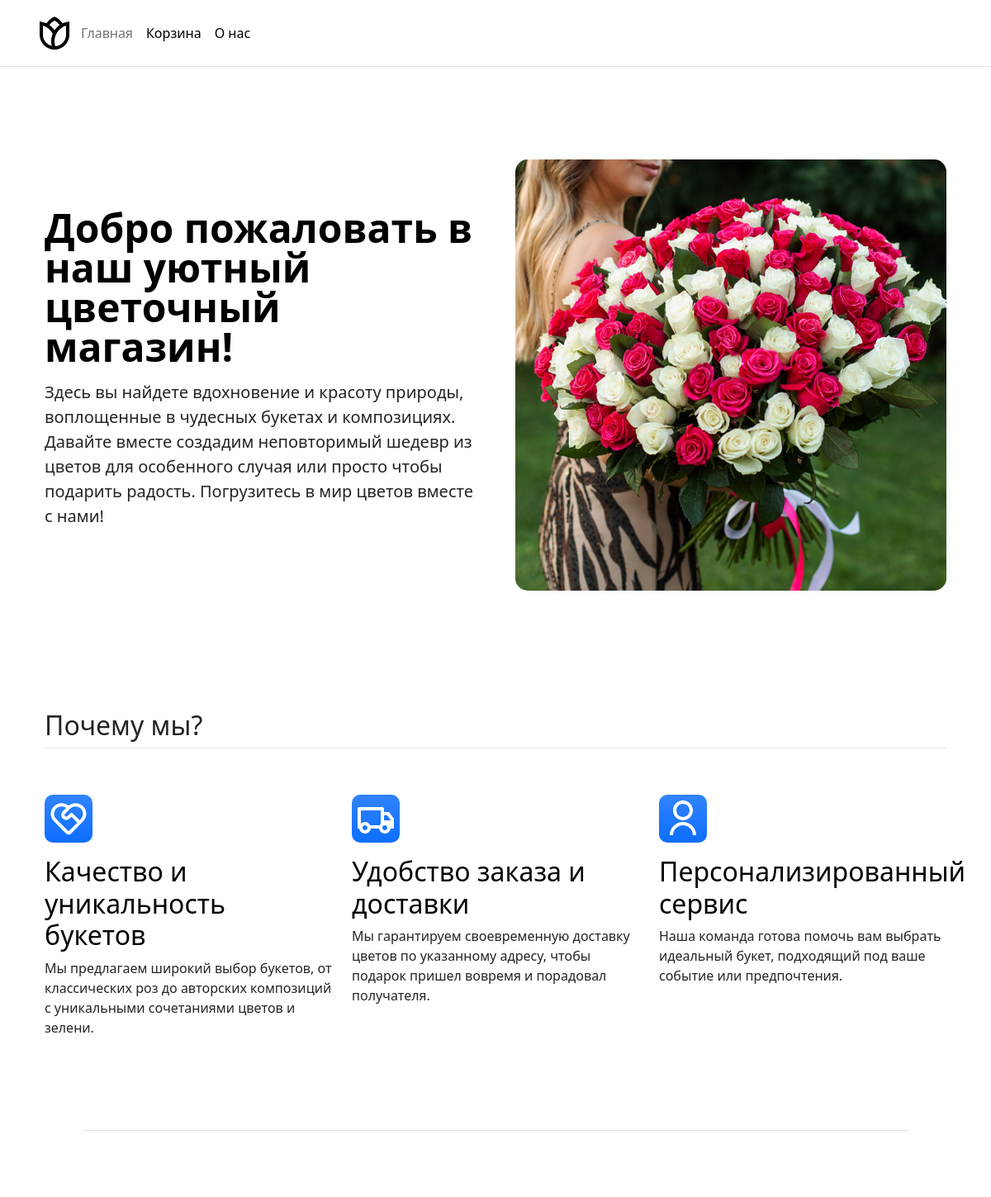
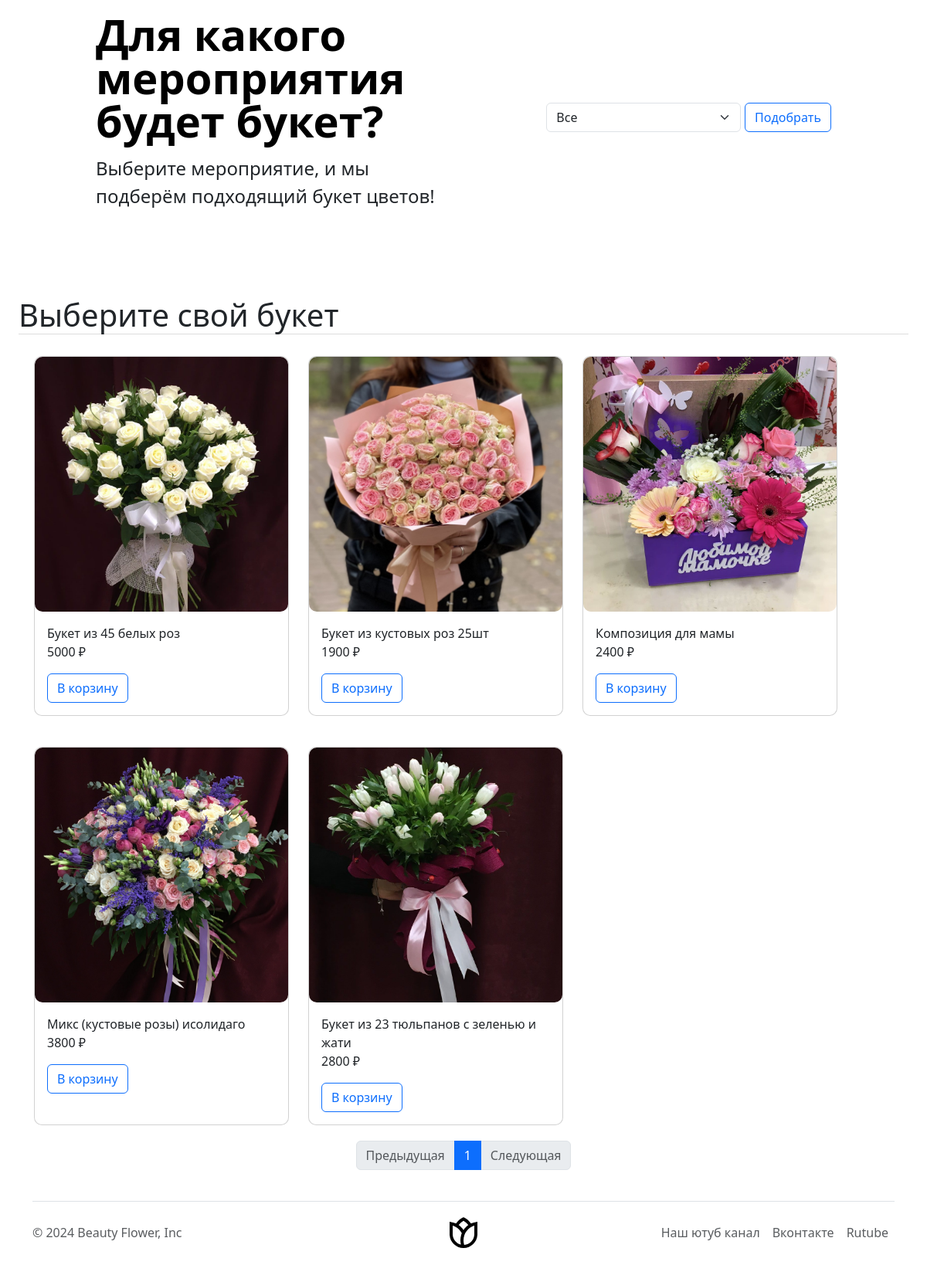
The app's page /shop/ with its own data (2 pictures, top to bottom).
### shop/models.py (models this page shows, shortened)
class Images(models.Model):
    class Meta:
        verbose_name = "Изображение товара"
        verbose_name_plural = "Изображения товаров"
    def image_path(self, filename):
        return f"shop/static/product_images/{str(self.item.id)}/{filename}"
    item = models.ForeignKey(Item,
                             on_delete=models.CASCADE,
                             related_name="images", verbose_name="Товар")
    image = models.ImageField(upload_to=image_path, verbose_name="Изображение")

class Item(models.Model):
    class Meta:
        verbose_name = "Товар"
        verbose_name_plural = "Товары"
    title = models.CharField(max_length=200, verbose_name="Название")
    description = models.TextField(max_length=4000, verbose_name="Описание")
    price = models.IntegerField(verbose_name="Цена")
    rating = models.FloatField(default=0, verbose_name="Рейтинг")
    added = models.DateTimeField(auto_now_add=True, verbose_name="Добавлен")
    category = models.ForeignKey(Category, on_delete=models.CASCADE,
                                 related_name="items_by_category",
                                 verbose_name="Категория", null=True)

### shop/views.py (the view)
# urls.py: path('', views.index_page, name="index"),
def index_page(request):
    categories = Category.objects.all()
    filt = request.POST.get("MySelect", 9)
    filt = int(filt)
    if filt != 9:
        items_list = Item.objects.filter(category__id=filt)
    else:
        items_list = Item.objects.all()
    slides = CarouselItems.objects.all()
    paginator = Paginator(items_list, 8)
    page_number = request.GET.get("page", 1)
    try:
        items = paginator.page(page_number)
    except EmptyPage:
        items = paginator.page(1)
    except PageNotAnInteger:
        items = paginator.page(1)
    return render(request, "index.html",
                  {"items": items, "paginator": paginator,
                   "slides": slides, "categories": categories,
                   "filt": filt})

### shop/templates/index.html (shortened to what this page needs)
{% extends "base.html" %}
{% load static %}
{% block styles %}
<link rel="stylesheet" href="{% static 'css/index_style.css' %}">
{% endblock %}
{% block content %}
<div class="container col-xxl-8 px-4 py-5">
    <div class="row flex-lg-row-reverse align-items-center g-5 py-5">
        <div class="col-10 col-sm-8 col-lg-6">
            <img src="{% static 'index1.jpg' %}" class="d-block mx-lg-auto img-fluid" alt="main1" width="700"
                 height="500" loading="lazy" style="border-radius: 15px;">
        </div>
        <div class="col-lg-6">
            <h1 class="display-5 fw-bold text-body-emphasis lh-1 mb-3">Добро пожаловать в наш уютный цветочный
                магазин!</h1>
            <p class="lead">Здесь вы найдете вдохновение и красоту природы, воплощенные в чудесных букетах и
                композициях. Давайте вместе создадим неповторимый шедевр из цветов для особенного случая или просто
                чтобы подарить радость. Погрузитесь в мир цветов вместе с нами!</p>
        </div>
    </div>
</div>
<div class="container px-4 py-5" id="featured-3">
    <h2 class="pb-2 border-bottom">Почему мы?</h2>
    <div class="row g-4 py-5 row-cols-1 row-cols-lg-3">
        <div class="feature col">
            <div class="feature-icon d-inline-flex align-items-center justify-content-center text-bg-primary bg-gradient fs-2 mb-3"
                 style="border-radius: 10px; padding: 5px;">
            </div>
            <h3 class="fs-2 text-body-emphasis">Качество и уникальность букетов</h3>
            <p>Мы предлагаем широкий выбор букетов, от классических роз до авторских композиций с уникальными
                сочетаниями цветов и зелени.</p>
        </div>
        <div class="feature col">
            <div class="feature-icon d-inline-flex align-items-center justify-content-center text-bg-primary bg-gradient fs-2 mb-3"
                 style="border-radius: 10px; padding: 5px;">
            </div>
            <h3 class="fs-2 text-body-emphasis">Удобство заказа и доставки</h3>
            <p>Мы гарантируем своевременную доставку цветов по указанному адресу, чтобы подарок пришел вовремя и
                порадовал получателя.</p>
        </div>
        <div class="feature col">
            <div class="feature-icon d-inline-flex align-items-center justify-content-center text-bg-primary bg-gradient fs-2 mb-3"
                 style="border-radius: 10px; padding: 5px;">
            </div>
            <h3 class="fs-2 text-body-emphasis">Персонализированный сервис</h3>
            <p>Наша команда готова помочь вам выбрать идеальный букет,
                подходящий под ваше событие или предпочтения.</p>
        </div>
    </div>
</div>
<div class="container col-xl-10 col-xxl-8 px-4 py-5" style="border-top: 1px solid #ddd">
    <div class="row align-items-center g-lg-5 py-5">
        <div class="col-lg-7 text-center text-lg-start">
            <h1 class="display-4 fw-bold lh-1 text-body-emphasis mb-3">Для какого мероприятия будет букет?</h1>
            <p class="col-lg-10 fs-4">Выберите мероприятие, и мы подберём подходящий букет цветов!</p>
        </div>
        <div class="col-md-10 mx-auto col-lg-5">
            <form method="post" action="{% url 'shop:index' %}#flower_sel">
                <div style="display: flex;">
                    <select class="form-select" name="MySelect">
                        {% for category in categories %}
                        {% if category.id == filt %}
                        <option value="{{ category.id }}" selected>
                            {{ category.category }}
                        </option>
                        {% else %}
                        <option value="{{ category.id }}">
                            {{ category.category }}
                        </option>
                        {% endif %}
                        {% endfor %}
                    </select>
                    <input type="submit" value="Подобрать"
                           class="btn btn-outline-primary" style="margin-left: 5px;">
                </div>
            </form>
        </div>
    </div>
</div>
<h1 style="margin-left: 2%; margin-right: 2% ;border-bottom: 1px solid #ddd"
    id="flower_sel">Выберите свой букет</h1>
<div class="cont" style="display: flex; margin-left: 2%; margin-right: 2%; justify-content: center;">
    <div class="items-list" style="width: 100%;">
        <div class="cards">
            {% for item in items %}
            <div class="card">
                <div class="images">
                    <div class="slider">
                        <a href="{% url 'shop:item_detail' item.id %}">
                            <div class="slides">
                                {% for photo in item.images.all %}
                                <div class="slide" style='background-image: url({{ photo.image.url }});'></div>
                                {% endfor %}
                            </div>
                        </a>
                    </div>
                </div>
                <div class="card-body">
                    <a class="card-title" href="{% url 'shop:item_detail' item.id %}">{{ item.title }}</a>
                    <p class="card-price">{{ item.price }} ₽</p>
                    <a href="{% url 'shop:cart_add' item.id %}" class="btn btn-outline-primary">В корзину</a>
                </div>
            </div>
            {% endfor %}
        </div>
        {% if items|length != 0 %}
        {% include "pagination.html" with page=pages %}
        {% else %}
        <p align="center" style="color: #ddd; font-size: 27px">Ничего не найдено. Скоро мы это исправим</p>
        {% endif %}
    </div>
</div>
{% endblock %}

### shop/static/css/index_style.css (style rules this page uses)
.card { margin: 20px; margin-right: 5px; max-width: 330px; border-radius: 10px; text-decoration: none; }
.card-title { text-decoration: none; }
.cards { display: flex; flex-wrap: wrap; }
.images { display: flex; justify-content: space-between; }
.slider { position: relative; width: 330px; height: 330px; margin: 20 px 0; overflow: hidden; }
.slides { display: flex; width: 100%; height: 100%; position: relative; }
.slide { flex: 0 0 auto; width: 100%; height: 100%; background-size: cover; background-position: center; border-radius: 10px; position: relative; }

### records on screen
Item: title "Букет из 45 белых роз", price "5000"
Images: image (picture)
Item: title "Букет из кустовых роз 25шт", price "1900"
Images: image (picture)
Item: title "Композиция для мамы", price "2400"
Images: image (picture)
Item: title "Микс (кустовые розы) исолидаго", price "3800"
Images: image (picture)
Item: title "Букет из 23 тюльпанов с зеленью и жати", price "2800"
Images: image (picture)

### other values on screen
{{ num }} "1"
form field MySelect "Все"
